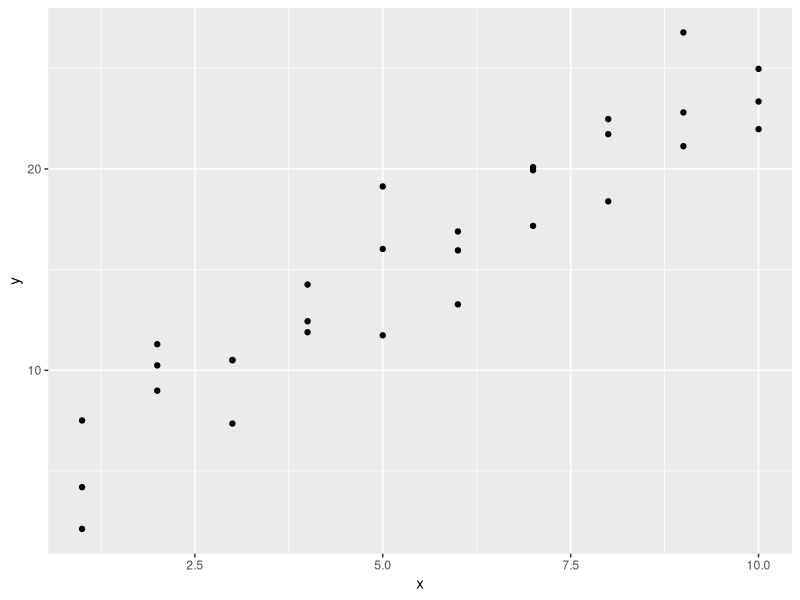
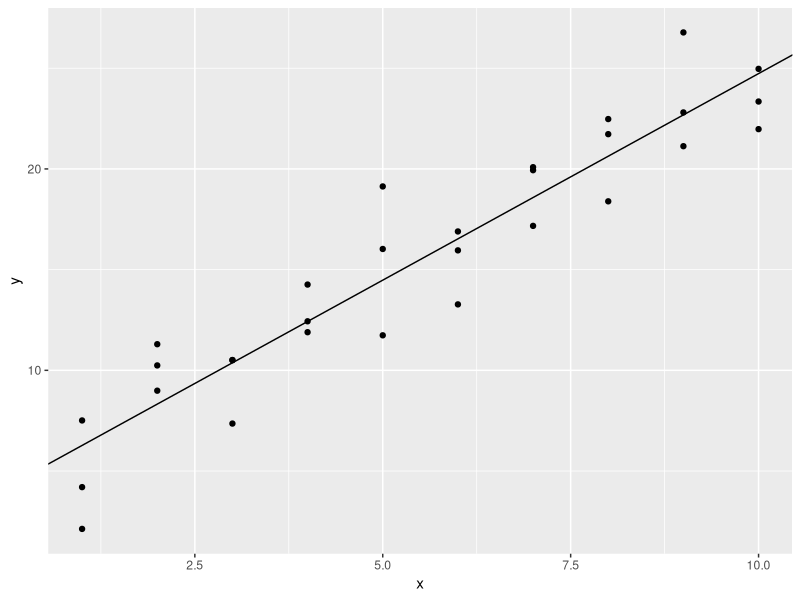
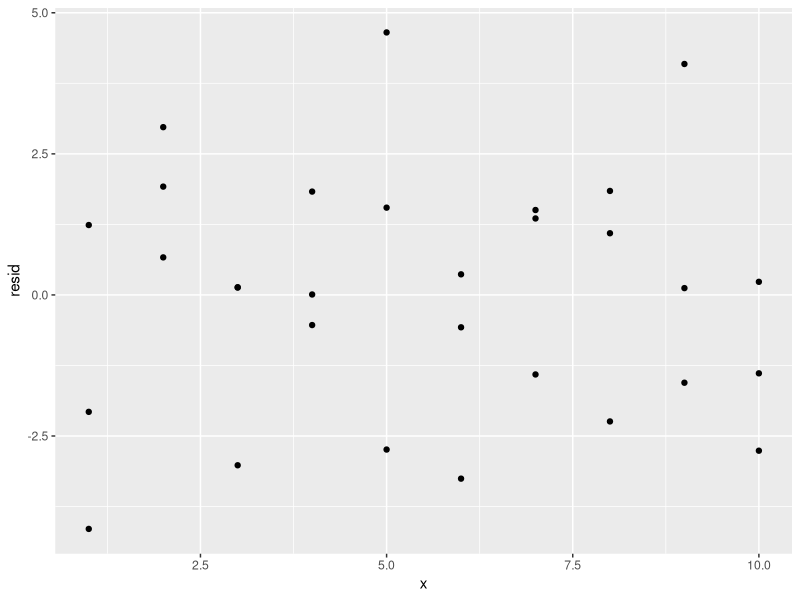
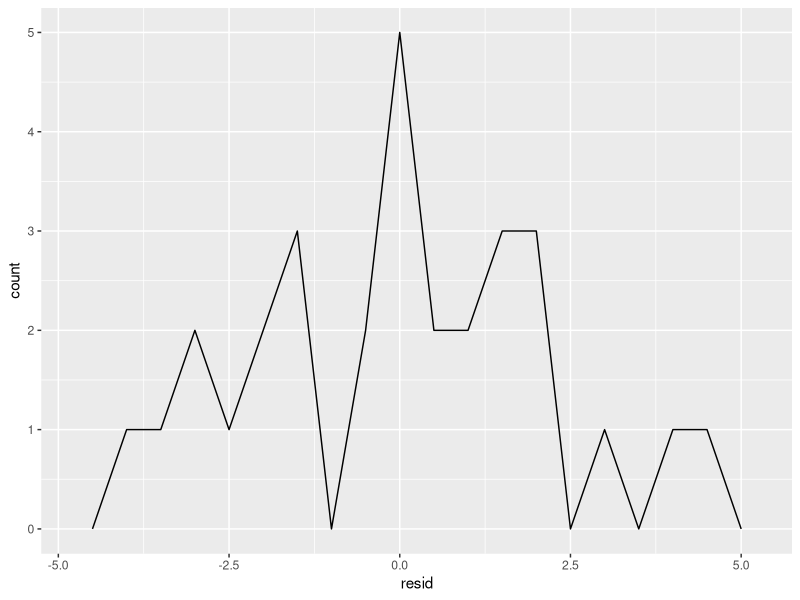

Write R code to recreate these figures, in order.
library(tidyverse)
library(modelr)
sim1

ggplot (data = sim1) + geom_point(mapping = aes(x=x, y=y))

model <- lm(y~x, data = sim1)
model

ggplot (data = sim1) + geom_point(mapping = aes(x=x, y=y)) + geom_abline(intercept = 4.22, slope=2.0515)

#alternatively, you can use geom_smooth
#ggplot (data = sim1, mapping = aes(x=x, y=y)) + geom_point() + geom_smooth(method="lm", se = FALSE)

sim1 <- add_residuals(sim1, model)
sim1
ggplot (data = sim1) + geom_point(mapping = aes(x = x, y= resid))

# use predict to predict values
grid <- tibble(x = 15:20)
grid
add_predictions(grid, model, var="y_pred")

ggplot(data = sim1) + geom_freqpoly(mapping = aes(resid), binwidth=0.5)
